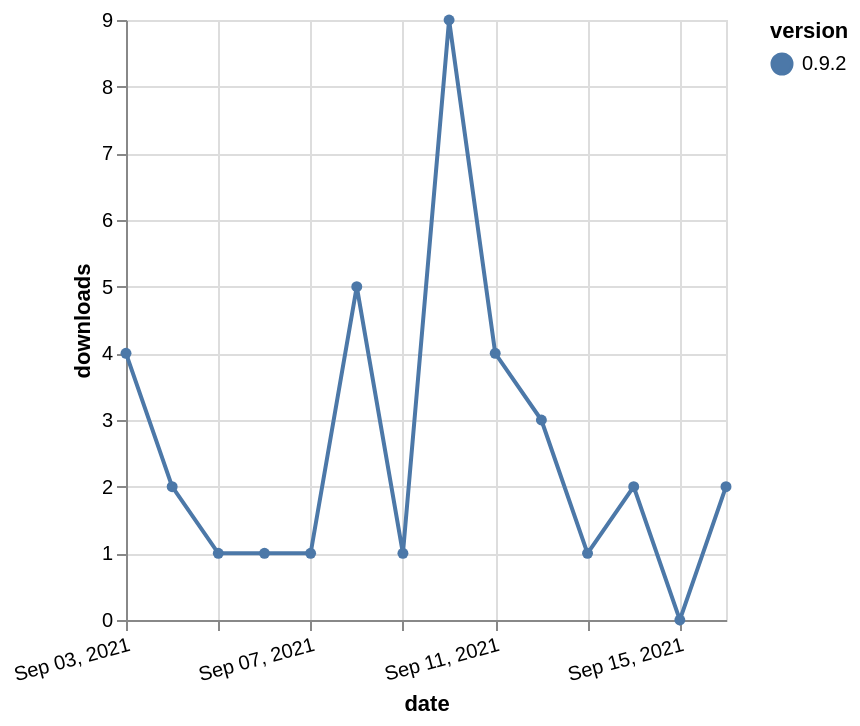

Specify this chart in Vega-Lite:
### Vega-Lite specification from a JSON file in a GitHub repository (floating-point values rounded to 4 significant figures)
{"$schema": "https://vega.github.io/schema/vega-lite/v5.json", "description": "A simple bar chart with embedded data.", "data": {"values": [{"date": "2021-09-03", "total": 285, "delta": 4, "version": "0.9.2"}, {"date": "2021-09-04", "total": 287, "delta": 2, "version": "0.9.2"}, {"date": "2021-09-05", "total": 288, "delta": 1, "version": "0.9.2"}, {"date": "2021-09-06", "total": 289, "delta": 1, "version": "0.9.2"}, {"date": "2021-09-07", "total": 290, "delta": 1, "version": "0.9.2"}, {"date": "2021-09-08", "total": 295, "delta": 5, "version": "0.9.2"}, {"date": "2021-09-09", "total": 296, "delta": 1, "version": "0.9.2"}, {"date": "2021-09-10", "total": 305, "delta": 9, "version": "0.9.2"}, {"date": "2021-09-11", "total": 309, "delta": 4, "version": "0.9.2"}, {"date": "2021-09-12", "total": 312, "delta": 3, "version": "0.9.2"}, {"date": "2021-09-13", "total": 313, "delta": 1, "version": "0.9.2"}, {"date": "2021-09-14", "total": 315, "delta": 2, "version": "0.9.2"}, {"date": "2021-09-15", "total": 315, "delta": 0, "version": "0.9.2"}, {"date": "2021-09-16", "total": 317, "delta": 2, "version": "0.9.2"}]}, "width": "container", "mark": {"type": "line", "point": {"filled": true}}, "encoding": {"x": {"field": "date", "type": "temporal", "timeUnit": "yearmonthdate", "title": "date", "axis": {"labelAngle": -15}}, "y": {"field": "delta", "type": "quantitative", "title": "downloads"}, "color": {"field": "version", "type": "nominal"}, "tooltip": {"field": "delta"}}}
